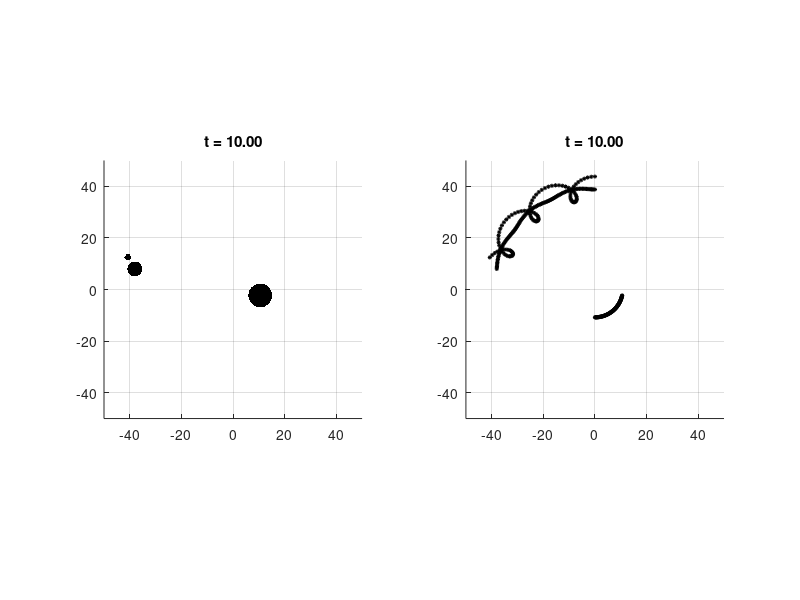

Reproduce this figure in MATLAB.
#clear memory
clear all;
pause on;

##----------Start Configuration----------##
### Define environment ###
# The gravitaional constant
global G = 4.5;

# define the initial parameters of the bodies
# here you can define as many bodies as you like in similar fasion
global bodies;              # don't touch this line

bodies(1).m = 10;           # mass
bodies(1).x = [0,43.761];   # position
bodies(1).v = [-14.359,0];  # velocity

bodies(2).m = 100;          # mass
bodies(2).x = [0,38.761];   # position
bodies(2).v = [-4.409,0];   # velocity

bodies(3).m = 400;          # mass
bodies(3).x = [0,-10.784];  # position
bodies(3).v = [1.461,0];    # velocity

### Simulation Parameters
# value of delta t
global delta_t = 0.001;
# simulation time
T              = 10;

### plot parameters
# axis limits
global lim         = 50;
# normal markersize (size of least massive body)
global marker_size = 15
#trace marker size  (size of the path trace)
global trace_size  = 3;
# frames per unit time
fp_unit            = 10;

##----------End Configuration----------##

#### ----- Start Script ------#####
#dont work for single body systems
if(!isvector(bodies))
		return;
endif

#the number of bodies
global n = size(bodies)(2);
# Set initial acceleration zero
for k = 1:size(bodies)(2);
	bodies(k).a = [0,0];
endfor

# the least mass among all bodies
global least_mass = bodies(1).m;
# Compute least mass
for k = 1:size(bodies)(2);
   if(least_mass > bodies(k).m)
       least_mass = bodies(k).m;
   endif
endfor
# compute relative radius
for k = 1:size(bodies)(2);
   bodies(k).r_r = (bodies(k).m / least_mass)^(1/3);
endfor

#Compute the acceleration on each body
function get_acc()
	global bodies;
	global delta_t;
	global n;
	global G;

	for k1 = 1:n;
		bodies(k1).a = [0, 0];
		for k2 = 1:n;
			if (k2 != k1)
				a = G * bodies(k2).m / norm(bodies(k2).x - bodies(k1).x)^3;
				bodies(k1).a += a * (bodies(k2).x - bodies(k1).x);
			endif
		endfor
	endfor

endfunction

#calculate the next position of the body in a small delta time
function update_bodies()
	global bodies;
	global delta_t;
	global n;

	for k = 1:n;
		bodies(k).x += bodies(k).v * delta_t + bodies(k).a * delta_t^2 / 2;
		bodies(k).v += bodies(k).a * delta_t;
	endfor
endfunction

## function to plot the bodies
# plot_v1 clears the previous plot
function plot_bodies_v1()
	global bodies;
	global delta_t;
	global least_mass;
	global n;
	global marker_size;
	global lim;

	n = size(bodies)(2);

	cla;
	hold "on";
	for k = 1:n;
		plot(bodies(k).x(1), bodies(k).x(2), ".k", "markersize", bodies(k).r_r * marker_size);
	endfor
	axis([-lim, lim, -lim, lim], "equal");
	grid("on");
endfunction
# external variables for plot_v2
global trace_cnt = 0;       # counter
global trace_lim = 10000;   # max number of points to plot before reset
# plot_v2 keeps the previous plot
function plot_bodies_v2()
	global bodies;
	global delta_t;
	global n;
	global trace_size;
	global lim;

	global trace_cnt;
	global trace_lim;

	hold "on";
	trace_cnt++;
	if(trace_cnt >= trace_lim)
		trace_cnt = 0;
		hold "off";
	endif

	for k = 1:n;
		plot(bodies(k).x(1), bodies(k).x(2), "*k", "markersize", trace_size);
	endfor
	axis([-lim, lim, -lim, lim], "equal");
	grid("on");
endfunction


# Initial and final values of t
t1     = 0.0;
t2     = T;
# number of delta t between frames
tp = 1 / fp_unit / delta_t;
# counter
cnt = 0;

## Set up plot
clf;
subplot(1,2,1);
cla;
subplot(1,2,2);
cla;
###--- Start simulation --- ###

tstart2 = clock();
tstart  = clock();
for t = t1:delta_t:t2;
	if(!mod(cnt,tp))
		subplot(1,2,1);
		plot_bodies_v1();
		title(sprintf("t = %0.2f",t));
     	subplot(1,2,2);
		plot_bodies_v2();
		title(sprintf("t = %0.2f",t));

		exe_time = etime(clock(), tstart);
		#printf("t = %f\n",exe_time);
		pause(delta_t * tp - exe_time);
		tstart = clock();
	endif
	cnt++;

	get_acc();
	update_bodies();
endfor
exe_time = etime(clock(), tstart2);
printf("t = %f\n",exe_time);
